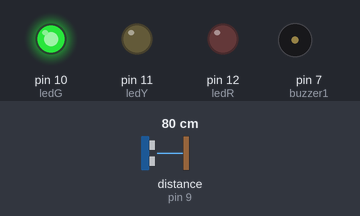
Recording of a sketch running on a simulated Arduino Uno, built with avr-gcc and run on an emulated ATmega328P. Shown: output pins drawn as LEDs (lit = HIGH), buzzer (waves = sounding, pin HIGH). Wiring (inferred from the names in the program): ultrasonic range finder: trigger pin 8; echo pin 9. The test bench sets the inputs (shaded band); at power-on: distance to the obstacle (sensor on pin 9) 80 cm. The echo pulse lasts 58.3 µs per cm; pins used as bus, display or sensor lines are not drawn; what the sketch prints to the serial monitor is not drawn.

Above: at 1.8 s.
1.9 s: distance to the obstacle (sensor on pin 9) set to 12 cm
6.0 s: distance to the obstacle (sensor on pin 9) set to 9 cm
At 7.7 s:
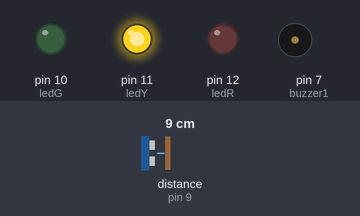
10.1 s: distance to the obstacle (sensor on pin 9) set to 7 cm
13.6 s: distance to the obstacle (sensor on pin 9) set to 4 cm
At 15.9 s:
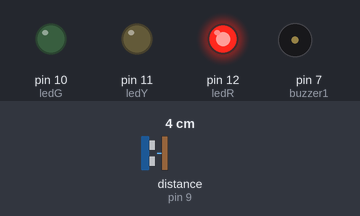
17.1 s: distance to the obstacle (sensor on pin 9) set to 18 cm
At 17.47 s:
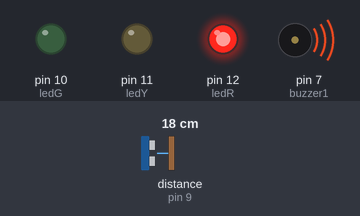
21.2 s: distance to the obstacle (sensor on pin 9) set to 2 cm
At 21.68 s:
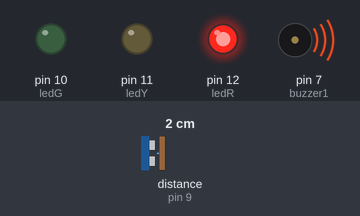
Timing chart, 0 to 25.7 s (numbered marks = the images above; inputs shaded):
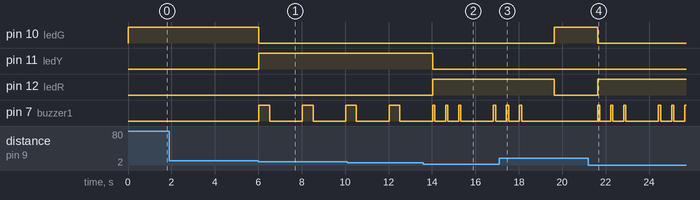

Measured:
- the behaviour switches between 11 and 10 cm on distance to the obstacle (sensor on pin 9) (found by bisection; images 0 and 1)
- the behaviour switches between 6 and 5 cm on distance to the obstacle (sensor on pin 9) (found by bisection; images 1 and 2)
- after the input at 6.0 s, pin 10 (ledG): HIGH → LOW at once; pin 11 (ledY): LOW → HIGH at once; pin 7 (buzzer1): alternates HIGH for 0.50 s and LOW for 1.5 s, starting at once
- after the input at 13.6 s, pin 11 (ledY): HIGH → LOW after 0.42 s; pin 12 (ledR): LOW → HIGH after 0.43 s
- after the input at 17.1 s, pin 10 (ledG): LOW → HIGH after 2.5 s; pin 12 (ledR): HIGH → LOW after 2.5 s; pin 7 (buzzer1): goes on until 18.1 s, then stays LOW
- after the input at 21.2 s, pin 10 (ledG): HIGH → LOW after 0.43 s; pin 12 (ledR): LOW → HIGH after 0.43 s; pin 7 (buzzer1): LOW → HIGH after 0.43 s, → LOW 0.10 s later, → HIGH 0.50 s later, → LOW 0.10 s later, … (11 changes in this stretch)

The sketch:

20101030HC_SR04.ino
```cpp
int trig = 8;
int echo = 9;
int ledG = 10;
int ledY = 11;
int ledR = 12;
int buzzer1=7;
void setup() {
  // put your setup code here, to run once:
  pinMode(trig, OUTPUT);
  pinMode(echo, INPUT);
  pinMode(ledG, OUTPUT);
  pinMode(ledY, OUTPUT);
  pinMode(ledR, OUTPUT);
  pinMode(buzzer1,OUTPUT);
  Serial.begin(9600);
}
float dis()
{
  digitalWrite(trig, LOW);
  digitalWrite(echo, LOW);
  delayMicroseconds(2);
  digitalWrite(trig, HIGH);
  delayMicroseconds(10);
  digitalWrite(trig, LOW);
  long tt = pulseIn(echo, HIGH);
  return tt / 58.2;

}
void loop() {
  // put your main code here, to run repeatedly:
  digitalWrite(ledG,LOW);
  digitalWrite(ledY,LOW);
  digitalWrite(ledR,LOW);
  float dd = dis();
  if (dd > 10)
  {
    digitalWrite(ledG, HIGH);
  }
  else if (dd > 5 && dd < 10)
  {
    digitalWrite(ledY, HIGH);
    digitalWrite(buzzer1,HIGH);
    delay(500);
    digitalWrite(buzzer1,LOW);
    delay(500);
  }
  else if (dd < 5)
  {
    digitalWrite(ledR, HIGH);
    digitalWrite(buzzer1,HIGH);
    delay(100);
    digitalWrite(buzzer1,LOW);
    delay(500);
    digitalWrite(buzzer1,HIGH);
    delay(100);
    digitalWrite(buzzer1,LOW);
    delay(500);
     digitalWrite(buzzer1,HIGH);
    delay(100);
    digitalWrite(buzzer1,LOW);
    delay(500);
  }

  Serial.print("距離:");
  Serial.print(dd);
  Serial.println("CM");
  delay(1000);
}
```
